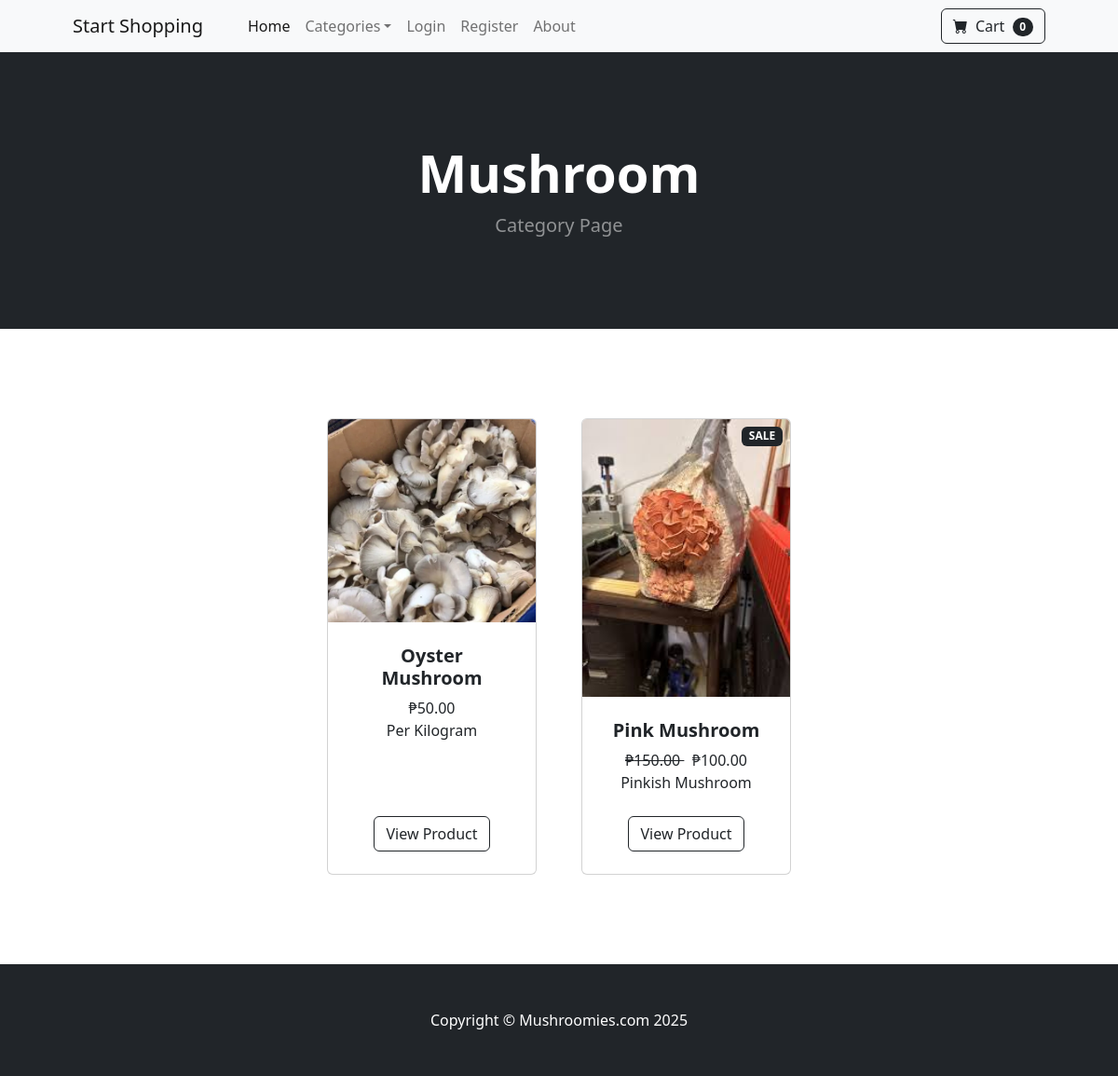
The page /category/Mushroom on the database its author committed.
### store/models.py (models this page shows, shortened)
class Category(models.Model):
    name = models.CharField(max_length=50)
    def __str__(self):
        return self.name
    class Meta:
        verbose_name_plural = 'categories'

class Product(models.Model):
    name = models.CharField(max_length=100)
    price = models.DecimalField(default=0, decimal_places=2, max_digits=10)
    category = models.ForeignKey(Category, on_delete=models.CASCADE, default=1)
    description = models.CharField(max_length=250, default='', blank=True, null=True)
    image = models.ImageField(upload_to='uploads/product/')
    is_sale = models.BooleanField(default=False)
    sale_price = models.DecimalField(default=0, decimal_places=2, max_digits=10)

### store/views.py (the view)
# urls.py: path('category/<str:foo>',views.category, name='category'),
def category(request,foo):
    try:
        category_name = foo.replace('-',' ')
        categ = Category.objects.all()
        category = Category.objects.get(name=category_name)
        products = Product.objects.filter(category=category)
        return render(request, 'category.html', {'products':products, 'category':category, 'categ':categ})
    except:
        messages.success(request, ("That Category does not exist..."))
        return redirect('home')

### cart/cart.py (called while the page is built)
    def __len__(self):
        return len(self.cart)

### cart/context_processors.py (called while the page is built)
def cart(request):
    return {'cart': Cart(request)}

### store/templates/category.html
{%extends 'base.html' %}
{%block content%}
        <header class="bg-dark py-5">
            <div class="container px-4 px-lg-5 my-5">
                <div class="text-center text-white">
                    <h1 class="display-4 fw-bolder">{{category}}</h1>
                    <p class="lead fw-normal text-white-50 mb-0">Category Page</p>
                </div>
            </div>
        </header>
        <section class="py-5">
            <div class="container px-4 px-lg-5 mt-5">
                <div class="row gx-4 gx-lg-5 row-cols-2 row-cols-md-3 row-cols-xl-4 justify-content-center">
                    {% for product in products %}
                        {% if product.is_sale %}
                        <div class="col mb-5">
                            <div class="card h-100">
                                <div class = "badge bg-dark text-white position-absolute"
                                style = "top: 0.5rem; right: 0.5rem" >SALE</div>
                                <img class="card-img-top" src="{{ product.image.url }}" alt="..." />
                                <div class="card-body p-4">
                                    <div class="text-center">
                                        <h5 class="fw-bolder">{{ product.name }}</h5>
                                       <strike> ₱{{ product.price }} </strike>
                                       &nbsp;
                                        ₱{{ product.sale_price }}
                                        <br>{{product.description}}
                                    </div>
                                </div>
                                <div class="card-footer p-4 pt-0 border-top-0 bg-transparent">
                                    <div class="text-center"><a class="btn btn-outline-dark mt-auto" href="{%url 'product' product.id%}">View Product</a></div>
                                </div>
                            </div>
                        </div>
                        {% else %}
                    <div class="col mb-5">
                        <div class="card h-100">
                            <img class="card-img-top" src="{{ product.image.url }}" alt="..." />
                            <div class="card-body p-4">
                                <div class="text-center">
                                    <h5 class="fw-bolder">{{ product.name }}</h5>
                                    ₱{{ product.price }}
                                    <br>{{product.description}}
                                </div>
                            </div>
                            <div class="card-footer p-4 pt-0 border-top-0 bg-transparent">
                                <div class="text-center"><a class="btn btn-outline-dark mt-auto" href="{%url 'product' product.id %}">View Product</a></div>
                            </div>
                        </div>
                    </div>
                        {% endif %}
                    {% endfor %}
                </div>
            </div>
        </section>
{%endblock%}

### rows shown on the page
Category: name "Mushroom"
Product: image (picture), name "Oyster Mushroom", price "50.00", description "Per Kilogram"
Product: image (picture), name "Pink Mushroom", price "150.00", sale_price "100.00", description "Pinkish Mushroom"

### other values the page prints
{{ cart|length }} "0"
